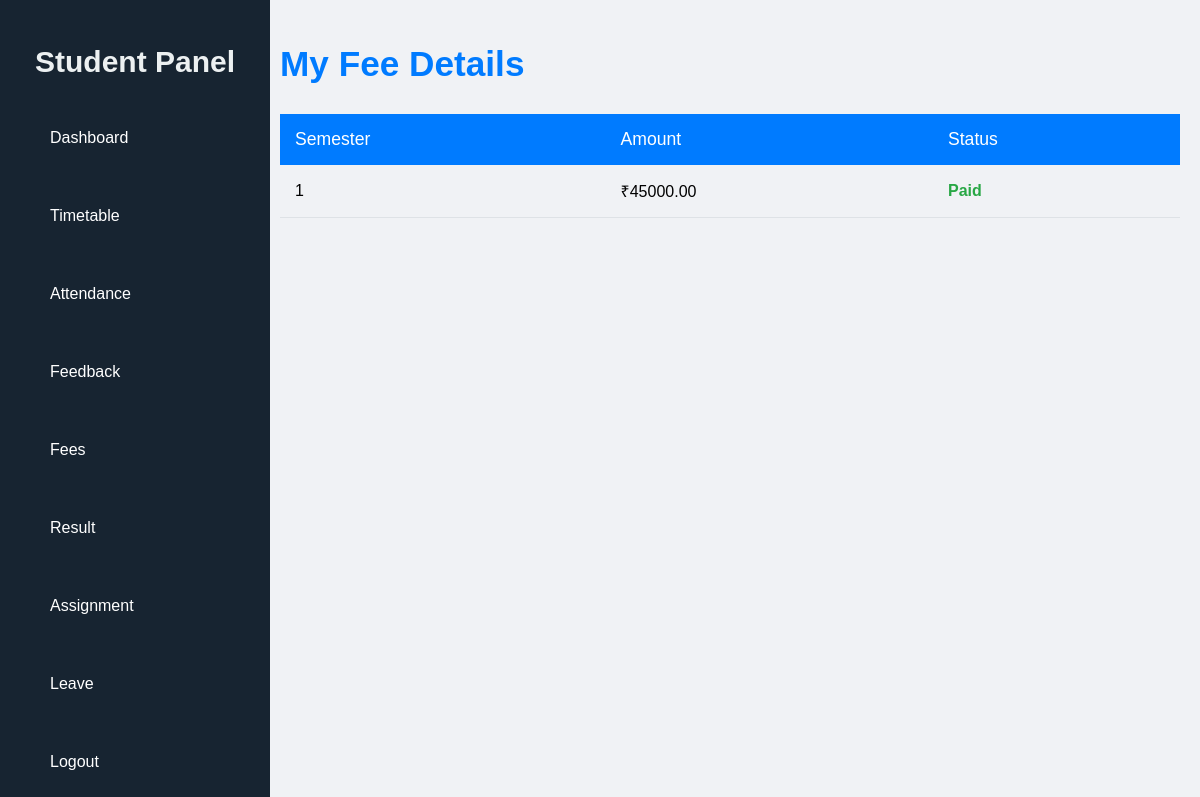
The app's page /student/fees/ (signed in) with its own data.
### CMS/models.py (models this page shows)
class Fee(models.Model):
    student = models.ForeignKey(Student, on_delete=models.CASCADE)
    semester = models.CharField(max_length=10)
    amount = models.DecimalField(max_digits=10, decimal_places=2)
    status = models.CharField(max_length=10, choices=(('Paid', 'Paid'), ('Unpaid', 'Unpaid')))

### CMS/views.py (the view)
# urls.py: path('student/fees/', views.fees, name='student_fees'),
@login_required
def fees(request):
    student = request.user.student
    fees = Fee.objects.filter(student=student)
    return render(request, "student_fees.html", {"fees": fees})

### CMS/templates/student_fees.html (shortened to what this page needs)
<!DOCTYPE html>
<html lang="en">
<head>
    {% load static %}
    <link rel="stylesheet" href="{% static 'css/fees_style.css' %}">
    <link rel="stylesheet" href="{% static 'css/sidebar.css' %}">
</head>
<body>
    <div class="dashboard-container">
    {% include 'student_sidebar.html' %}
    <div class="main-content">
        <h1>My Fee Details</h1>
        {% if fees %}
            <table>
                <thead>
                    <tr>
                        <th>Semester</th>
                        <th>Amount</th>
                        <th>Status</th>
                    </tr>
                </thead>
                <tbody>
                    {% for fee in fees %}
                        <tr>
                            <td>{{ fee.semester }}</td>
                            <td>₹{{ fee.amount }}</td>
                            <td class="status-{{ fee.status|lower }}">{{ fee.status }}</td>
                        </tr>
                    {% endfor %}
                </tbody>
            </table>
        {% else %}
            <p class="no-fees">No fee details found for your account.</p>
        {% endif %}
    </div>
    </div>
</body>
</html>

### CMS/static/css/fees_style.css (style rules this page uses)
h1 { color: #007bff; margin-bottom: 30px; font-size: 2.2em; font-weight: 600; }
table { width: 100%; border-collapse: collapse; margin-top: 20px; }
table thead { background-color: #007bff; color: white; }
table th { padding: 15px; text-align: left; font-weight: 500; font-size: 1.1em; }
table td { padding: 15px; border-bottom: 1px solid #dee2e6; text-align: left; }
.status-paid { color: #28a745; font-weight: bold; }

### CMS/static/css/sidebar.css (style rules this page uses)
body { margin: 0; font-family: Arial, sans-serif; background-color: #f0f2f5; }
.dashboard-container { display: flex; height: 100vh; }
.main-content { margin-left: 260px; padding: 20px; flex-grow: 1; overflow-y: auto; }

### records on screen
Fee: semester "1", amount "45000.00", status "Paid"
